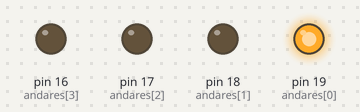
The sketch below on a simulated Arduino Nano, built with avr-gcc and run on an emulated ATmega328P. On the bench: output pins drawn as LEDs (lit = HIGH). Random numbers use the default seed unless the sketch sets one; pins used as bus, display or sensor lines are not drawn.

Above: at 0.2 s.
At 1.4 s:
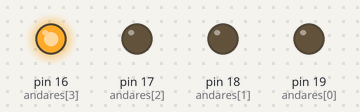
At 7.51 s:
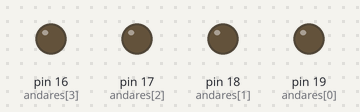
At 7.94 s:
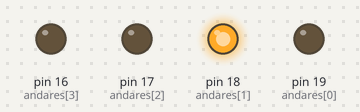
At 16.75 s:
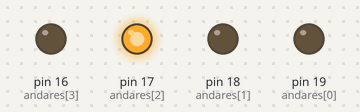
At 33.2 s:
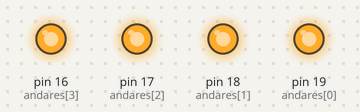
Timing chart, 0 to 40.0 s (numbered marks = the images above):
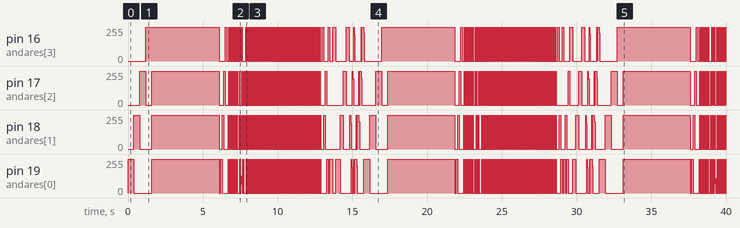

Measured:
- by itself, pin 16 (andares[3]): 0/255 → 255/255 at 1.2 s, → 0/255 4.9 s later, → 255/255 0.40 s later, → 0/255 0.10 s later, … (708 changes in this stretch)
- by itself, pin 19 (andares[0]): 0/255 → 255/255 at 0.00 s, → 0/255 0.40 s later, → 255/255 1.2 s later, → 0/255 4.5 s later, … (712 changes in this stretch)

The sketch:

cuboLed.ino
```cpp
// Este código faz parte de um projeto que utiliza um Cubo de LEDs 4x4x4, controlado por um microcontrolador Arduino Nano.
// A implementação foi dividida em três arquivos principais:
// - "CuboLED.h" que contém a definição da classe CuboLED e suas funções.
// - "CuboLED.cpp" que implementa as funções da classe CuboLED definidas em "CuboLED.h".
// - "CuboLED.ino" que contém o código principal do programa, onde o CuboLED é instanciado e
//  manipulado para realizar diferentes efeitos de luz.
// O código define os pinos das colunas e andares do cubo e utiliza a classe CuboLED para controlar os LEDs,
//criando efeitos como espiral, sequências de acendimento, ondas verticais, e outros efeitos visuais interessantes.

#include "CuboLED.h"

// Definição dos pinos
int colunas[] = {0, 1, 2, 3, 4, 5, 6, 7, 8, 9, 10, 11, 12, 13, 14, 15};
int andares[] = {19, 18, 17, 16};


// Instância da classe CuboLED
CuboLED cubo(colunas, andares);

void setup() {
    cubo.iniciar();
}

void loop() {
    //cubo.espiral();
    cubo.testeLed();
    cubo.vaiAcendendoVoltaApagando();
    cubo.acenderSequencia();
    cubo.acenderTodos();
    delay(100);
    cubo.acenderPorAndar();
    delay(100);
    cubo.ondaVertical();
    delay(100);
    cubo.luzesAleatorias();
    delay(100);
    cubo.chuvaDeLeds(10);
    delay(100);
    // 4 parte
    cubo.efeitoChuva();

    cubo.efeitoEspiral3D();
    cubo.efeitoExplosao();
    cubo.efeitoOnda3D();
}
```

CuboLed.h
```cpp
#ifndef CUBOLED_H
#define CUBOLED_H

#include <Arduino.h>

class CuboLED {
  private:
    int colunas[16];
    int andares[4];

  public:
    CuboLED(int cols[16], int ands[4]);
    void iniciar();
    void acenderTodos();
    void apagarTodos();
    void acenderPorAndar();
    void ondaVertical();
    void luzesAleatorias();
    void chuvaDeLeds(int velocidade);
    void efeitoExplosao();
    void efeitoOnda3D();
    void efeitoEspiral3D();
    void efeitoChuva();
    void efeitoCuboGiratorio();
    void acenderSequencia();
    void vaiAcendendoVoltaApagando();
    void testeLed();
    void espiral();
};

#endif
```

cuboLed.cpp
```cpp
#include "CuboLED.h"
// Definição da variável global
const int tamanhoSequencia = 16; // Tamanho da sequência
int Sequencia[tamanhoSequencia] = {1, 2, 3, 4, 8, 12, 16, 15, 14, 13, 9, 5, 6, 7, 11, 10};
CuboLED::CuboLED(int cols[16], int ands[4]) {
    for (int i = 0; i < 16; i++) {
        colunas[i] = cols[i];
    }
    for (int i = 0; i < 4; i++) {
        andares[i] = ands[i];
    }
}

void CuboLED::iniciar() {
    for (int i = 0; i < 16; i++) {
        pinMode(colunas[i], OUTPUT);
        digitalWrite(colunas[i], LOW);
    }

    for (int i = 0; i < 4; i++) {
        pinMode(andares[i], OUTPUT);
        digitalWrite(andares[i], LOW);
    }
}

void CuboLED::acenderTodos() {
    for (int i = 0; i < 4; i++) digitalWrite(andares[i], HIGH);
    for (int i = 0; i < 16; i++) digitalWrite(colunas[i], HIGH);
    delay(500);
    apagarTodos();
}

void CuboLED::apagarTodos() {
    for (int i = 0; i < 4; i++) digitalWrite(andares[i], LOW);
    for (int i = 0; i < 16; i++) digitalWrite(colunas[i], LOW);
}

void CuboLED::acenderPorAndar() {
    for (int i = 0; i < 4; i++) {
        digitalWrite(andares[i], HIGH);
        for (int j = 0; j < 16; j++) digitalWrite(colunas[j], HIGH);
        delay(100);
        apagarTodos();
    }
}

void CuboLED::ondaVertical() {
    for (int i = 0; i < 16; i++) {
        for (int j = 0; j < 4; j++) {
            digitalWrite(andares[j], HIGH);
            digitalWrite(colunas[i], HIGH);
            delay(10);
            digitalWrite(andares[j], LOW);
            digitalWrite(colunas[i], LOW);
        }
    }
}

void CuboLED::luzesAleatorias() {
    for (int i = 0; i < 32; i++) {
        int andar = random(0, 4);
        int coluna = random(0, 16);

        digitalWrite(andares[andar], HIGH);
        digitalWrite(colunas[coluna], HIGH);
        delay(10);
        digitalWrite(andares[andar], LOW);
        digitalWrite(colunas[coluna], LOW);
    }
}

void CuboLED::chuvaDeLeds(int velocidade) {
    unsigned long tempo = millis();
    while (millis() - tempo < 5000) {
        int coluna = random(0, 16);
        for (int i = 3; i >= 0; i--) {
            digitalWrite(andares[i], HIGH);
            digitalWrite(colunas[coluna], HIGH);
            delay(velocidade);
            digitalWrite(andares[i], LOW);
            digitalWrite(colunas[coluna], LOW);
        }
    }
}

//----------------------------// 4 parte ---------------------------------------------
void CuboLED::efeitoExplosao() {
    int delayExplosao = 5; // Ajuste a velocidade da explosão
    for (int camada = 1; camada >= 0; camada--) {
      for (int coluna = 0; coluna < 16; coluna++) {
        digitalWrite(andares[camada], HIGH); // Ativa a camada
        digitalWrite(colunas[coluna], HIGH); // Acende o LED
        delay(delayExplosao);
        digitalWrite(colunas[coluna], LOW); // Apaga o LED
        digitalWrite(andares[camada], LOW); // Desativa a camada
      }
    }
    for (int camada = 2; camada < 4; camada++) {
      for (int coluna = 0; coluna < 16; coluna++) {
        digitalWrite(andares[camada], HIGH); // Ativa a camada
        digitalWrite(colunas[coluna], HIGH); // Acende o LED
        delay(delayExplosao);
        digitalWrite(colunas[coluna], LOW); // Apaga o LED
        digitalWrite(andares[camada], LOW); // Desativa a camada
      }
    }
  }

  void CuboLED::efeitoOnda3D() {
    int delayOnda = 10; // Ajuste a velocidade da onda
    for (int camada = 0; camada < 4; camada++) {
      for (int linha = 0; linha < 4; linha++) {
        for (int coluna = 0; coluna < 4; coluna++) {
          digitalWrite(andares[camada], HIGH); // Ativa a camada
          digitalWrite(colunas[linha * 4 + coluna], HIGH); // Acende o LED
          delay(delayOnda);
          digitalWrite(colunas[linha * 4 + coluna], LOW); // Apaga o LED
          digitalWrite(andares[camada], LOW); // Desativa a camada
        }
      }
    }
  }

  void CuboLED::efeitoEspiral3D() {
    int delayEspiral = 50; // Ajuste a velocidade da espiral
    for (int camada = 0; camada < 4; camada++) {
      for (int i = 0; i < 4; i++) {
        // Acende LEDs em espiral
        digitalWrite(andares[camada], HIGH);
        digitalWrite(colunas[i], HIGH); // Lado superior
        digitalWrite(colunas[4 + i], HIGH); // Lado direito
        digitalWrite(colunas[8 + i], HIGH); // Lado inferior
        digitalWrite(colunas[12 + i], HIGH); // Lado esquerdo
        delay(delayEspiral);
        // Apaga LEDs
        digitalWrite(colunas[i], LOW);
        digitalWrite(colunas[4 + i], LOW);
        digitalWrite(colunas[8 + i], LOW);
        digitalWrite(colunas[12 + i], LOW);
        digitalWrite(andares[camada], LOW);
      }
    }
  }

  void CuboLED::efeitoChuva() {
    int delayChuva = 100; // Ajuste a velocidade da chuva
    for (int i = 0; i < 10; i++) { // Repete o efeito 50 vezes
      int camada = rand() % 4; // Escolhe uma camada aleatória
      int coluna = rand() % 16; // Escolhe uma coluna aleatória
      digitalWrite(andares[camada], HIGH); // Ativa a camada
      digitalWrite(colunas[coluna], HIGH); // Acende o LED
      delay(delayChuva);
      digitalWrite(colunas[coluna], LOW); // Apaga o LED
      digitalWrite(andares[camada], LOW); // Desativa a camada
    }
  }

  void CuboLED::efeitoCuboGiratorio() {
    int delayGiro = 200; // Ajuste a velocidade do giro
    for (int i = 0; i < 5; i++) { // Repete o efeito 20 vezes
      for (int camada = 0; camada < 4; camada++) {
        digitalWrite(andares[camada], HIGH); // Ativa a camada
        for (int coluna = 0; coluna < 16; coluna++) {
          digitalWrite(colunas[coluna], HIGH); // Acende todos os LEDs da camada
        }
        delay(delayGiro);
        for (int coluna = 0; coluna < 16; coluna++) {
          digitalWrite(colunas[coluna], LOW); // Apaga todos os LEDs da camada
        }
        digitalWrite(andares[camada], LOW); // Desativa a camada
      }
    }
  }

void CuboLED::acenderSequencia() {
  //int Sequencia[] = {1, 2, 3, 4, 8, 12, 16, 15, 14, 13, 9, 5, 6, 7, 11, 10};
  for (int i = 0; i < 4; i++) {
    digitalWrite(andares[i], HIGH);
  }
  for (int i = 0; i < sizeof(Sequencia) / sizeof(Sequencia[0]); i++) {
    digitalWrite(colunas[Sequencia[i] - 1], HIGH);
    delay(100);
    digitalWrite(colunas[Sequencia[i] - 1], LOW);
  }
  for (int i = (sizeof(Sequencia) / sizeof(Sequencia[0])) - 1; i >= 0; i--) {
    digitalWrite(colunas[Sequencia[i] - 1], HIGH);
    delay(25);
    digitalWrite(colunas[Sequencia[i] - 1], LOW);
  }
}

void CuboLED::vaiAcendendoVoltaApagando(){
  for (int i = 0; i < 4; i++) {
    digitalWrite(andares[i], HIGH);
  }
  for (int i = 0; i < sizeof(Sequencia) / sizeof(Sequencia[0]); i++) {
    digitalWrite(colunas[Sequencia[i] - 1], HIGH);
    delay(100);
  }
  for (int i = (sizeof(Sequencia) / sizeof(Sequencia[0])) - 1; i >= 0; i--) {
    digitalWrite(colunas[Sequencia[i] - 1], LOW);
    delay(25);
  }
}

void CuboLED::testeLed(){
  for (int a = 0; a < 4; a++) {
    digitalWrite(andares[a], HIGH);
    for (int i = 0; i < sizeof(Sequencia) / sizeof(Sequencia[0]); i++) {
      digitalWrite(colunas[Sequencia[i] - 1], HIGH);
      delay(25);
      digitalWrite(colunas[Sequencia[i] - 1], LOW);
    }
    digitalWrite(andares[a], LOW);
  }
}

void CuboLED::espiral(){
    int ledsPorAndar = 4; // Define quantos LEDs devem ser ativados antes de iniciar o próximo andar
  int index = 0;

  for (int a = 0; a < 4; a++) {
    digitalWrite(andares[a], HIGH);
    for (int i = 0; i < ledsPorAndar && index < sizeof(Sequencia) / sizeof(Sequencia[0]); i++, index++) {
      digitalWrite(colunas[Sequencia[index] - 1], HIGH);
      delay(100);
    }
  }
    int index1 = (sizeof(Sequencia) / sizeof(Sequencia[0])) - 1;
  for (int a = 3; a >= 0; a--) {
    digitalWrite(andares[a], HIGH);
    for (int i = 0; i < ledsPorAndar && index1 >= 0; i++, index1--) {
      digitalWrite(colunas[Sequencia[index1] - 1], LOW);
      delay(100);
    }
    digitalWrite(andares[a], LOW);
  }
  }
```
